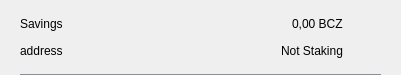
<?xml version="1.0" encoding="UTF-8"?>
<ui version="4.0">
 <class>CSRow</class>
 <widget class="QWidget" name="CSRow">
  <property name="geometry">
   <rect>
    <x>0</x>
    <y>0</y>
    <width>401</width>
    <height>75</height>
   </rect>
  </property>
  <property name="windowTitle">
   <string>Form</string>
  </property>
  <layout class="QVBoxLayout" name="verticalLayout">
   <property name="spacing">
    <number>0</number>
   </property>
   <property name="leftMargin">
    <number>20</number>
   </property>
   <property name="topMargin">
    <number>10</number>
   </property>
   <property name="rightMargin">
    <number>20</number>
   </property>
   <property name="bottomMargin">
    <number>0</number>
   </property>
   <item>
    <widget class="QWidget" name="info" native="true">
     <property name="minimumSize">
      <size>
       <width>0</width>
       <height>0</height>
      </size>
     </property>
     <layout class="QHBoxLayout" name="horizontalLayout_3">
      <property name="leftMargin">
       <number>0</number>
      </property>
      <property name="topMargin">
       <number>0</number>
      </property>
      <property name="rightMargin">
       <number>0</number>
      </property>
      <property name="bottomMargin">
       <number>10</number>
      </property>
      <item>
       <widget class="QWidget" name="container" native="true">
        <property name="minimumSize">
         <size>
          <width>0</width>
          <height>0</height>
         </size>
        </property>
        <layout class="QVBoxLayout" name="verticalLayout_2">
         <property name="spacing">
          <number>0</number>
         </property>
         <property name="leftMargin">
          <number>0</number>
         </property>
         <property name="topMargin">
          <number>0</number>
         </property>
         <property name="rightMargin">
          <number>0</number>
         </property>
         <property name="bottomMargin">
          <number>0</number>
         </property>
         <item>
          <layout class="QHBoxLayout" name="horizontalLayout">
           <item>
            <widget class="QLabel" name="labelName">
             <property name="toolTip">
              <string notr="true"/>
             </property>
             <property name="text">
              <string>Savings</string>
             </property>
            </widget>
           </item>
           <item>
            <spacer name="horizontalSpacer">
             <property name="orientation">
              <enum>Qt::Horizontal</enum>
             </property>
             <property name="sizeHint" stdset="0">
              <size>
               <width>40</width>
               <height>20</height>
              </size>
             </property>
            </spacer>
           </item>
           <item>
            <widget class="QLabel" name="labelAmount">
             <property name="text">
              <string>0,00 BCZ</string>
             </property>
            </widget>
           </item>
          </layout>
         </item>
         <item>
          <layout class="QHBoxLayout" name="horizontalLayout_2">
           <item>
            <widget class="QLabel" name="labelAddress">
             <property name="toolTip">
              <string notr="true"/>
             </property>
             <property name="text">
              <string>address</string>
             </property>
            </widget>
           </item>
           <item>
            <spacer name="horizontalSpacer_2">
             <property name="orientation">
              <enum>Qt::Horizontal</enum>
             </property>
             <property name="sizeHint" stdset="0">
              <size>
               <width>40</width>
               <height>20</height>
              </size>
             </property>
            </spacer>
           </item>
           <item>
            <widget class="QLabel" name="labelStaking">
             <property name="text">
              <string>Not Staking</string>
             </property>
            </widget>
           </item>
          </layout>
         </item>
        </layout>
       </widget>
      </item>
      <item alignment="Qt::AlignHCenter|Qt::AlignVCenter">
       <widget class="QPushButton" name="pushButtonMenu">
        <property name="minimumSize">
         <size>
          <width>24</width>
          <height>24</height>
         </size>
        </property>
        <property name="maximumSize">
         <size>
          <width>32</width>
          <height>32</height>
         </size>
        </property>
        <property name="focusPolicy">
         <enum>Qt::NoFocus</enum>
        </property>
        <property name="styleSheet">
         <string notr="true">border:none; background-color:transparent;</string>
        </property>
        <property name="text">
         <string/>
        </property>
        <property name="icon">
         <iconset>
          <normaloff>://ic-menu-hover</normaloff>://ic-menu-hover</iconset>
        </property>
        <property name="iconSize">
         <size>
          <width>24</width>
          <height>24</height>
         </size>
        </property>
       </widget>
      </item>
     </layout>
    </widget>
   </item>
   <item>
    <widget class="QLabel" name="lblDivisory">
     <property name="minimumSize">
      <size>
       <width>0</width>
       <height>1</height>
      </size>
     </property>
     <property name="maximumSize">
      <size>
       <width>16777215</width>
       <height>1</height>
      </size>
     </property>
     <property name="styleSheet">
      <string notr="true">background-color:#908c96;</string>
     </property>
     <property name="text">
      <string/>
     </property>
     <property name="alignment">
      <set>Qt::AlignBottom|Qt::AlignLeading|Qt::AlignLeft</set>
     </property>
    </widget>
   </item>
  </layout>
 </widget>
 <resources/>
 <connections/>
</ui>
